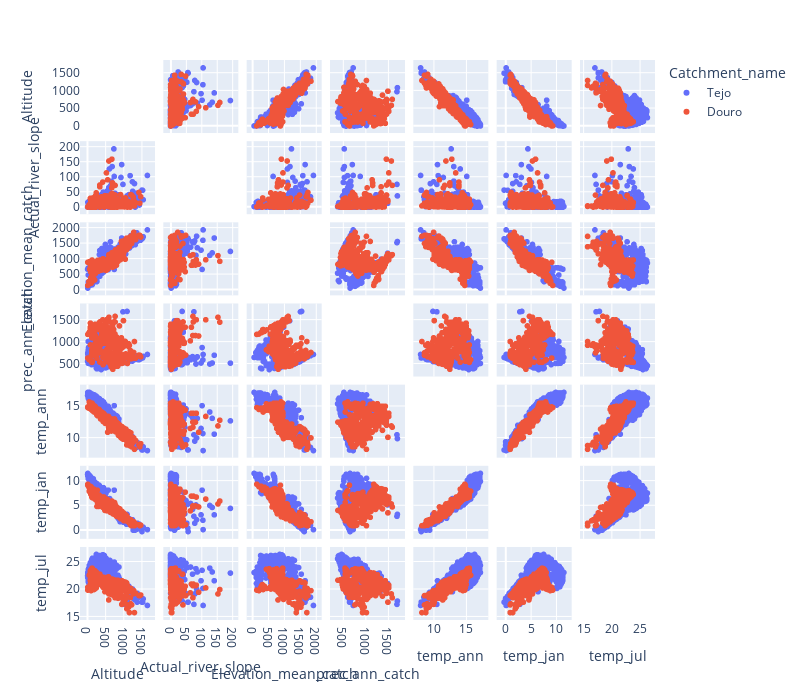

Notebook source saved alongside this figure:
### Code cell
# pairwise scatter plots
features = ["Altitude", "Actual_river_slope", "Elevation_mean_catch", "prec_ann_catch", "temp_ann", "temp_jan", "temp_jul"]

fig = px.scatter_matrix(
    df,
    dimensions=features,
    color="Catchment_name",
    width=800, height=700
)

fig.update_traces(diagonal_visible=False)
fig.show()

### Figure 1 — Plotly figure (JSON) as saved in the notebook; plotly's stock layout.template omitted (floating-point values rounded to 4 significant figures; data arrays with more than 128 entries replaced by an {"elided": "..."} marker saying what was removed)
{"data": [{"diagonal": {"visible": false}, "dimensions": [{"axis": {"matches": true}, "label": "Altitude", "values": {"elided": "493 int values"}}, {"axis": {"matches": true}, "label": "Actual_river_slope", "values": {"elided": "493 float values"}}, {"axis": {"matches": true}, "label": "Elevation_mean_catch", "values": {"elided": "493 float values"}}, {"axis": {"matches": true}, "label": "prec_ann_catch", "values": {"elided": "493 float values"}}, {"axis": {"matches": true}, "label": "temp_ann", "values": {"elided": "493 float values"}}, {"axis": {"matches": true}, "label": "temp_jan", "values": {"elided": "493 float values"}}, {"axis": {"matches": true}, "label": "temp_jul", "values": {"elided": "493 float values"}}], "hovertemplate": "Catchment_name=Tejo<br>%{xaxis.title.text}=%{x}<br>%{yaxis.title.text}=%{y}<extra></extra>", "legendgroup": "Tejo", "marker": {"color": "#636efa", "symbol": "circle"}, "name": "Tejo", "showlegend": true, "type": "splom"}, {"diagonal": {"visible": false}, "dimensions": [{"axis": {"matches": true}, "label": "Altitude", "values": {"elided": "395 int values"}}, {"axis": {"matches": true}, "label": "Actual_river_slope", "values": {"elided": "395 float values"}}, {"axis": {"matches": true}, "label": "Elevation_mean_catch", "values": {"elided": "395 float values"}}, {"axis": {"matches": true}, "label": "prec_ann_catch", "values": {"elided": "395 float values"}}, {"axis": {"matches": true}, "label": "temp_ann", "values": {"elided": "395 float values"}}, {"axis": {"matches": true}, "label": "temp_jan", "values": {"elided": "395 float values"}}, {"axis": {"matches": true}, "label": "temp_jul", "values": {"elided": "395 float values"}}], "hovertemplate": "Catchment_name=Douro<br>%{xaxis.title.text}=%{x}<br>%{yaxis.title.text}=%{y}<extra></extra>", "legendgroup": "Douro", "marker": {"color": "#EF553B", "symbol": "circle"}, "name": "Douro", "showlegend": true, "type": "splom"}], "layout": {"dragmode": "select", "height": 700, "legend": {"title": {"text": "Catchment_name"}, "tracegroupgap": 0}, "margin": {"t": 60}, "width": 800}}
